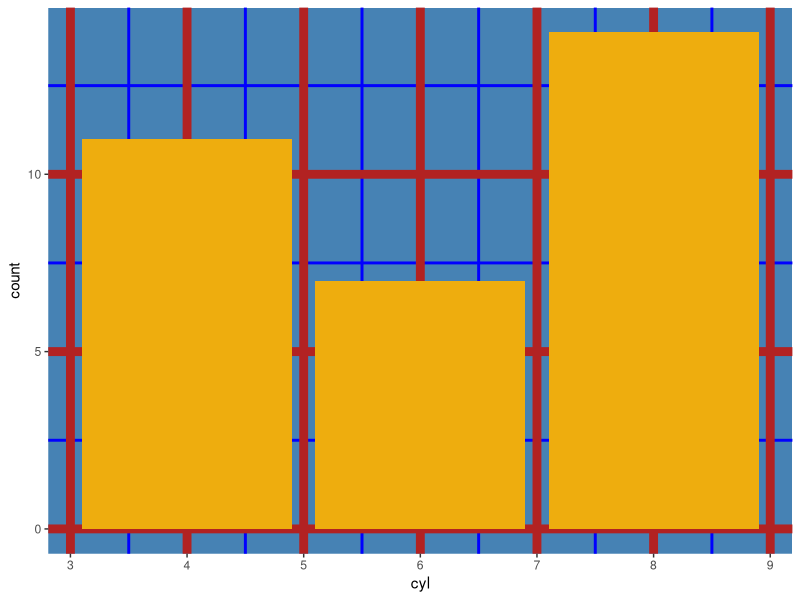
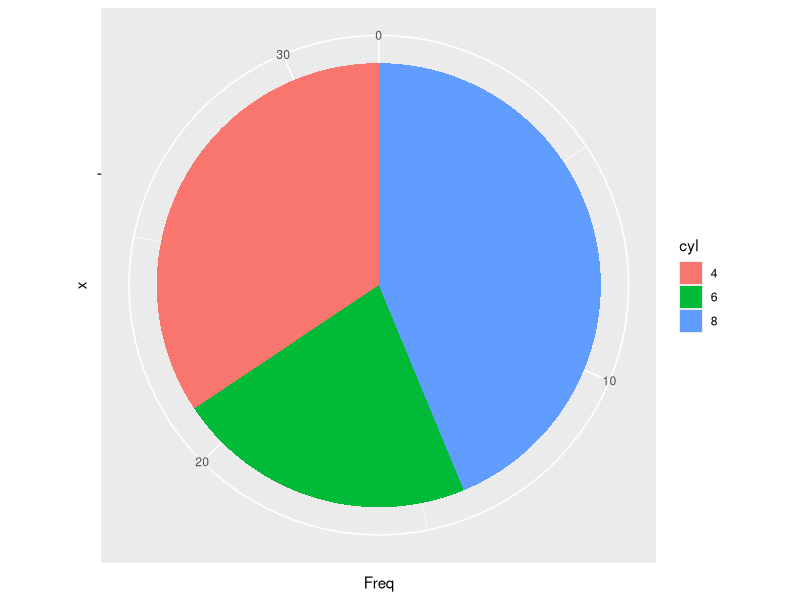
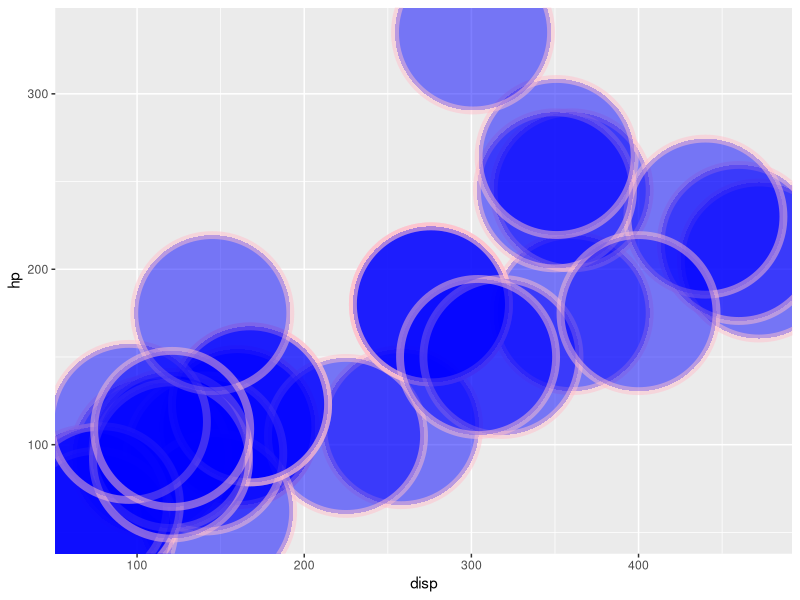
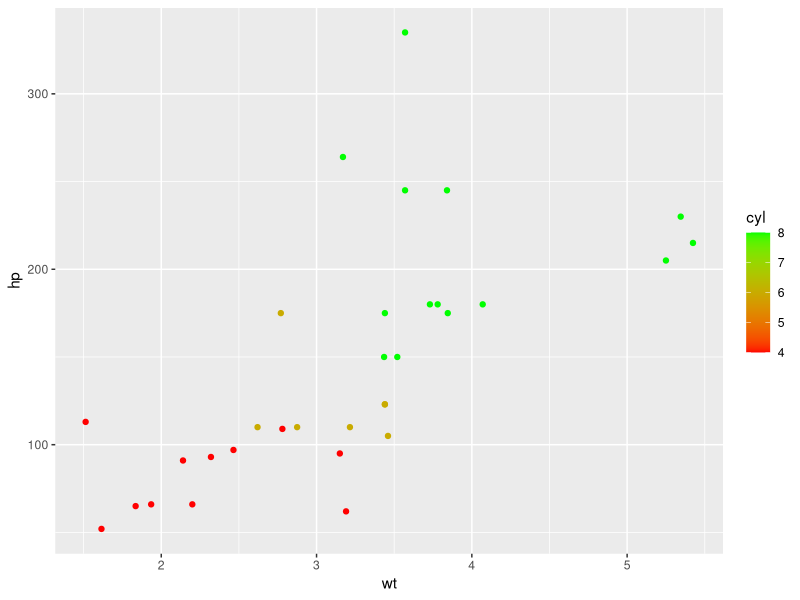
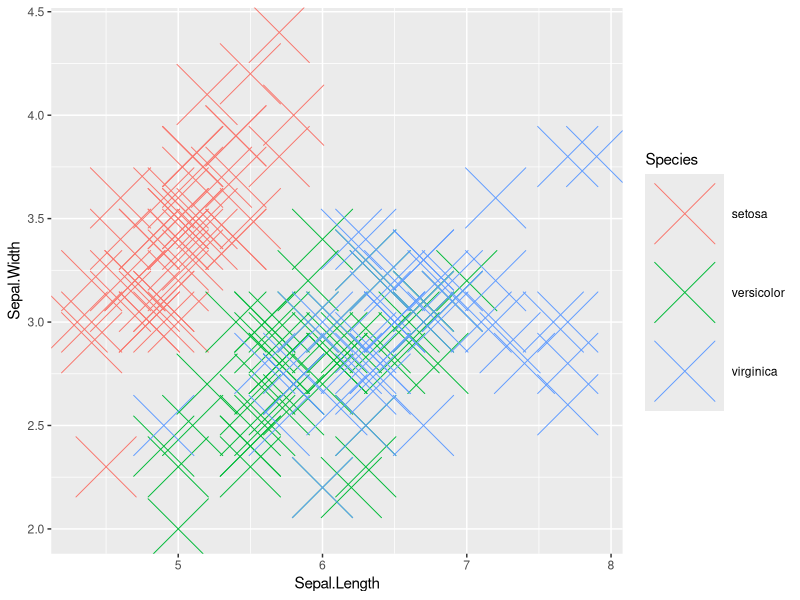

Write R code to recreate these figures, in order.
## ---- chunk 1
if (!require(ggplot2)) { install.packages('ggplot2'); require(ggplot2) }
if (!require(dplyr)) { install.packages('dplyr'); require(dplyr) }
if (!require(data.table)) { install.packages('data.table'); require(data.table) }
if (!require(plyr)) { install.packages('plyr'); require(plyr) }

# loading some data...
data(mtcars)

View(mtcars)
## ---- chunk 2
ggplot(mtcars, aes(x=cyl)) + geom_bar(fill='darkgoldenrod2') +
  theme(panel.background = element_rect(fill = 'steelblue'),
  panel.grid.major = element_line(colour = "firebrick", size=3),
  panel.grid.minor = element_line(colour = "blue", size=1))
## ---- chunk 3

freq_cars_by_cyl <- as.data.frame(table(mtcars %>% select(cyl))) # freq table of # cars by cylinder
freq_cars_by_cyl <- rename(freq_cars_by_cyl, c("Var1"="cyl")) # renaming a column

View(freq_cars_by_cyl)

ggplot(as.data.frame(freq_cars_by_cyl),
       aes(x = "", y = Freq, fill=cyl)) +
  geom_bar(width=1, stat = 'identity')  + # create bar plot
  coord_polar(theta="y") # turn to pie chart

## ---- chunk 4
ggplot(mtcars, aes(x=disp, y=hp)) + 
    geom_point(
        color="pink",
        fill="blue",
        shape=21,
        alpha=0.5,
        size=50,
        stroke = 4
        )
## ---- chunk 5
ggplot(mtcars) +
  geom_point(aes(wt, hp, color=cyl)) +
  scale_colour_gradient(low = "red", high="green")
## ---- chunk 6
head(iris)

ggplot(iris, aes(x=Sepal.Length, y=Sepal.Width, color=Species)) + geom_point(shape=4, size=20)
